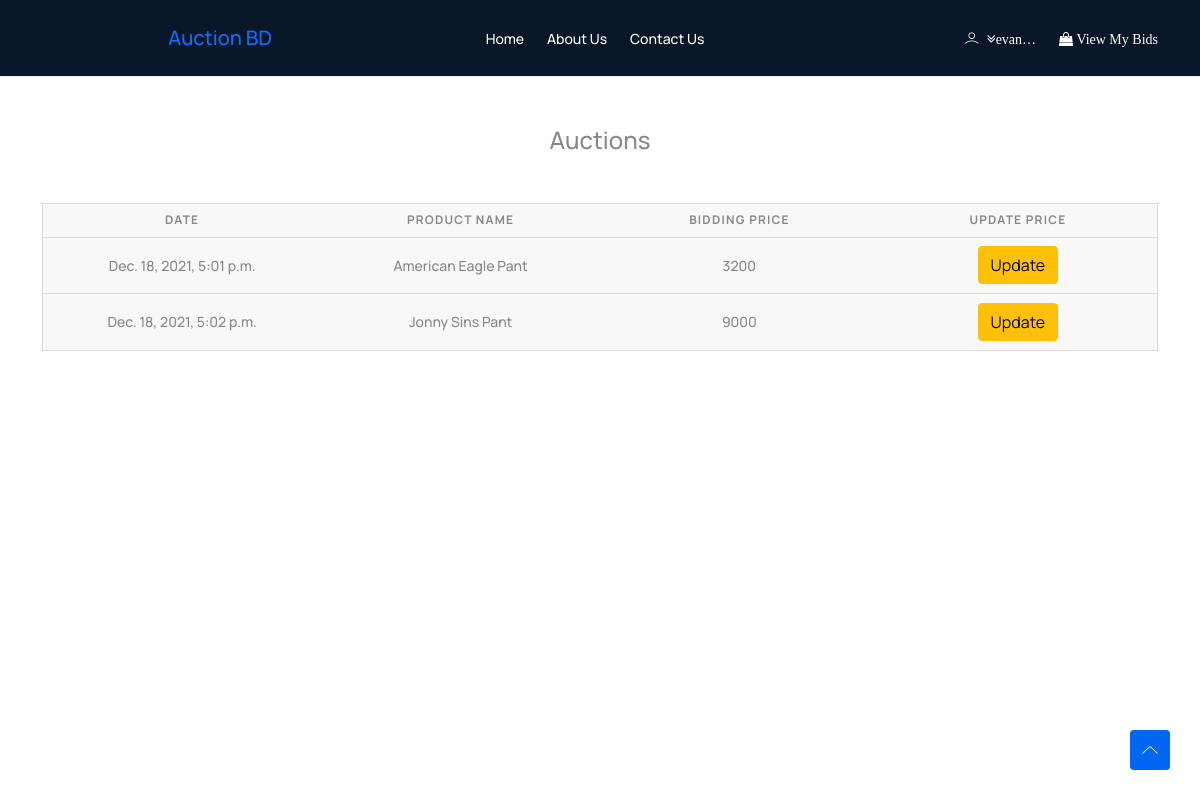
The app's page /auction/user-participant-auction/ (signed in) with its own data.
### App_Authentication/models.py (models this page shows, shortened)
class User(AbstractBaseUser, PermissionsMixin):
    email = models.EmailField(unique=True, null=False)
    is_staff = models.BooleanField(
        ugettext_lazy('staff status'),
        default=False,
        help_text=ugettext_lazy('Designates whether the user can log in this site')
    )
    is_active = models.BooleanField(
        ugettext_lazy('active'),
        default=True,
        help_text=ugettext_lazy(
            'Designates whether this user should be treated as active. Unselect this instead of deleting accounts')
    )
    USERNAME_FIELD = 'email'
    objects = MyUserManager()
    def __str__(self):
        return self.email

### App_Auction/models.py (models this page shows)
class ProductLastPrices(models.Model):
    product = models.ForeignKey(ProductModel, on_delete=models.CASCADE, related_name='product')
    bidder = models.ForeignKey(User, on_delete=models.CASCADE, blank=True, null=True)
    price = models.PositiveIntegerField()
    date = models.DateTimeField(auto_now=True)

class ProductModel(models.Model):
    user = models.ForeignKey(User, on_delete=models.CASCADE)
    new_bidder = models.CharField(max_length=100, blank=True, null=True)
    product_name = models.CharField(max_length=200)
    product_photo = models.ImageField(upload_to='product_image')
    minimum_bid_price = models.PositiveIntegerField()
    selling_price = models.PositiveIntegerField(blank=True, null=True)
    product_description = models.TextField()
    auction_end_date = models.DateField()
    status = models.BooleanField(default=False)
    created = models.DateTimeField(auto_now=True)

### App_Auction/views.py (the view)
# urls.py: path('user-participant-auction/', views.user_participant_auctions, name='user-participant-auction'),
def user_participant_auctions(request):
    user_part_auction = ProductLastPrices.objects.all().filter(bidder=request.user)
    content = {
        'user_part_auction': user_part_auction
    }
    return render(request, 'App_Auction/auction_bag.html', context=content)

### templates/App_Auction/auction_bag.html (shortened to what this page needs)
{% extends 'base.html' %}
{% block main %}
    <div class="container">
        <table>
            <legend style="margin: 30px 0; padding: 15px; text-align: center">Auctions</legend>
            <thead>
            <tr>
                <th scope="col">Date</th>
                <th scope="col">Product Name</th>
                <th scope="col">Bidding Price</th>
                <th scope="col">Update Price</th>
            </tr>
            </thead>
            <tbody>
            {% for auction in user_part_auction %}
                <tr>
                    <td data-label="Date">{{ auction.date }}</td>
                    <td data-label="Product Name">{{ auction.product.product_name }}</td>
                    <td data-label="Bidding Price">{{ auction.price }}</td>
                    <td data-label="Update Price">
                        <button class="btn btn-warning"
                                onclick="window.location.href='{% url "App_Auction:product-details" product_key=auction.product.id %}'">
                            Update
                        </button>
                    </td>
                </tr>
            {% endfor %}
            </tbody>
        </table>
    </div>
{% endblock %}

### templates/base.html (shortened to what this page needs)
<!DOCTYPE html>
<html class="no-js" lang="zxx">
<head>
    {% load static %}
    <link rel="stylesheet" href="{% static 'assets/css/bootstrap.min.css' %}"/>
    <link rel="stylesheet" href="{% static 'assets/css/LineIcons.3.0.css' %}"/>
    <link rel="stylesheet" href="{% static 'assets/css/tiny-slider.css' %}"/>
    <link rel="stylesheet" href="{% static 'assets/css/glightbox.min.css' %}"/>
    <link rel="stylesheet" href="{% static 'assets/css/main.css' %}"/>
    <link rel="stylesheet" href="https://cdnjs.cloudflare.com/ajax/libs/font-awesome/4.7.0/css/font-awesome.min.css">
</head>
<body>
<header class="header navbar-area">
    <div class="topbar">
        <div class="container">
            <div class="row align-items-center">
                <div class="col-md-4 text-center">
                    <a class="navbar-brand" href="{% url 'home' %}">
                        Auction BD
                    </a>
                </div>
                <div class="col-md-4">
                    <div class="top-middle">
                        <ul class="useful-links">
                            <li><a href="{% url 'home' %}">Home</a></li>
                            <li><a target="_blank" href="https://www.linkedin.com/in/maloy-baroi-745915163/">About Us</a></li>
                            <li><a target="_blank" href="https://mail.google.com/mail/u/1/#inbox?compose=VpCqJWHlhLhjvCrFPZxQsCSrXxGHWkncBWxgPswPsFvsjrsvcVpRhCQJCLHpHDGwJdNZgng">Contact Us</a></li>
                        </ul>
                    </div>
                </div>
                <div class="col-lg-4 col-md-4 col-12">
                    <div class="top-end">
                        <div class="user">
                            <i class="lni lni-user"></i>
                            {% if user.is_authenticated %}
                                <li class="droplink"><i class="fa fa-angle-double-down">{{ user|truncatechars:5 }}</i>
                                </li>
                            {% else %}
                                Hello
                            {% endif %}
                        </div>
                        {% if user.is_authenticated %}
                            <ul class="user-login">
                                <li>
                                    <a href="{% url 'App_Auction:user-participant-auction' %}">
                                        <i class="fa fa-shopping-bag"> View My Bids</i>
                                    </a>
                                </li>
                            </ul>
                        {% else %}
                            <ul class="user-login">
                                <li>
                                    <a href="{% url 'App_Authentication:authentication' %}">Register</a>
                                </li>
                            </ul>
                        {% endif %}
                    </div>
                </div>
            </div>
        </div>
    </div>
</header>
{% block main %}
{% endblock %}
<a href="#" class="scroll-top">
    <i class="lni lni-chevron-up"></i>
</a>
</body>
</html>

### templates/base.html (style rules this page uses)
.droplink { display: inline-block; min-width: fit-content; position: relative; }

### templates/App_Auction/auction_bag.html (style rules this page uses)
table { border: 1px solid #ccc; border-collapse: collapse; margin: 0; padding: 0; width: 100%; table-layout: fixed; }
table tr { background-color: #f8f8f8; border: 1px solid #ddd; padding: .35em; }
table th, table td { padding: .625em; text-align: center; }
table th { font-size: .85em; letter-spacing: .1em; text-transform: uppercase; }

### records on screen
User: email "evan…"
ProductLastPrices: date "Dec. 18, 2021, 5:01 p.m.", product.product_name "American Eagle Pant", price "3200"
ProductLastPrices: date "Dec. 18, 2021, 5:02 p.m.", product.product_name "Jonny Sins Pant", price "9000"
